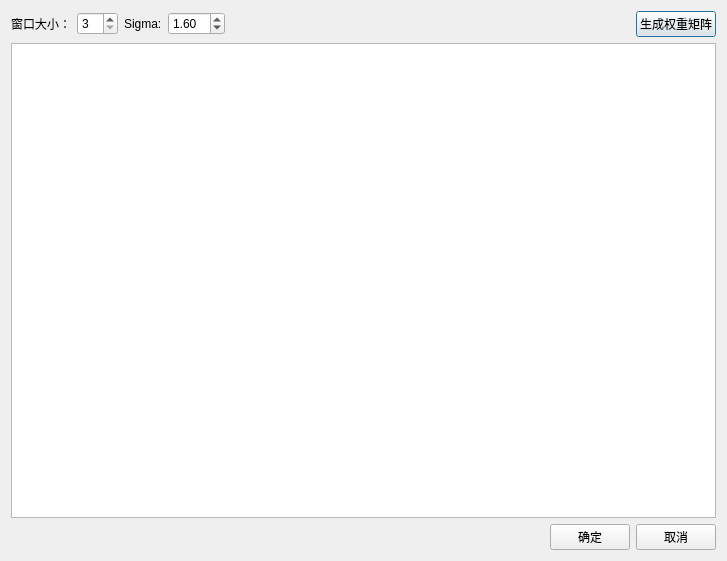
<?xml version="1.0" encoding="UTF-8"?>
<ui version="4.0">
 <class>Dialog_Gaussian_Filter</class>
 <widget class="QDialog" name="Dialog_Gaussian_Filter">
  <property name="geometry">
   <rect>
    <x>0</x>
    <y>0</y>
    <width>727</width>
    <height>561</height>
   </rect>
  </property>
  <property name="windowTitle">
   <string>高斯滤波</string>
  </property>
  <layout class="QGridLayout" name="gridLayout">
   <item row="0" column="0">
    <layout class="QVBoxLayout" name="verticalLayout">
     <item>
      <layout class="QHBoxLayout" name="horizontalLayout_2">
       <item>
        <widget class="QLabel" name="label_2">
         <property name="text">
          <string>窗口大小：</string>
         </property>
        </widget>
       </item>
       <item>
        <widget class="QSpinBox" name="spinBox">
         <property name="toolTip">
          <string>&lt;html&gt;&lt;head/&gt;&lt;body&gt;&lt;p&gt;窗口大小只能是奇数&lt;/p&gt;&lt;/body&gt;&lt;/html&gt;</string>
         </property>
         <property name="minimum">
          <number>3</number>
         </property>
         <property name="singleStep">
          <number>2</number>
         </property>
        </widget>
       </item>
       <item>
        <widget class="QLabel" name="label">
         <property name="text">
          <string>Sigma:</string>
         </property>
        </widget>
       </item>
       <item>
        <widget class="QDoubleSpinBox" name="doubleSpinBox">
         <property name="maximum">
          <double>10.000000000000000</double>
         </property>
         <property name="singleStep">
          <double>0.100000000000000</double>
         </property>
         <property name="value">
          <double>1.600000000000000</double>
         </property>
        </widget>
       </item>
       <item>
        <spacer name="horizontalSpacer_2">
         <property name="orientation">
          <enum>Qt::Horizontal</enum>
         </property>
         <property name="sizeHint" stdset="0">
          <size>
           <width>40</width>
           <height>20</height>
          </size>
         </property>
        </spacer>
       </item>
       <item>
        <widget class="QPushButton" name="pushButton_3">
         <property name="text">
          <string>生成权重矩阵</string>
         </property>
        </widget>
       </item>
      </layout>
     </item>
     <item>
      <widget class="QTableView" name="tableView"/>
     </item>
     <item>
      <layout class="QHBoxLayout" name="horizontalLayout">
       <item>
        <spacer name="horizontalSpacer">
         <property name="orientation">
          <enum>Qt::Horizontal</enum>
         </property>
         <property name="sizeHint" stdset="0">
          <size>
           <width>40</width>
           <height>20</height>
          </size>
         </property>
        </spacer>
       </item>
       <item>
        <widget class="QPushButton" name="pushButton">
         <property name="text">
          <string>确定</string>
         </property>
        </widget>
       </item>
       <item>
        <widget class="QPushButton" name="pushButton_2">
         <property name="text">
          <string>取消</string>
         </property>
        </widget>
       </item>
      </layout>
     </item>
    </layout>
   </item>
  </layout>
 </widget>
 <layoutdefault spacing="6" margin="11"/>
 <resources/>
 <connections/>
</ui>
